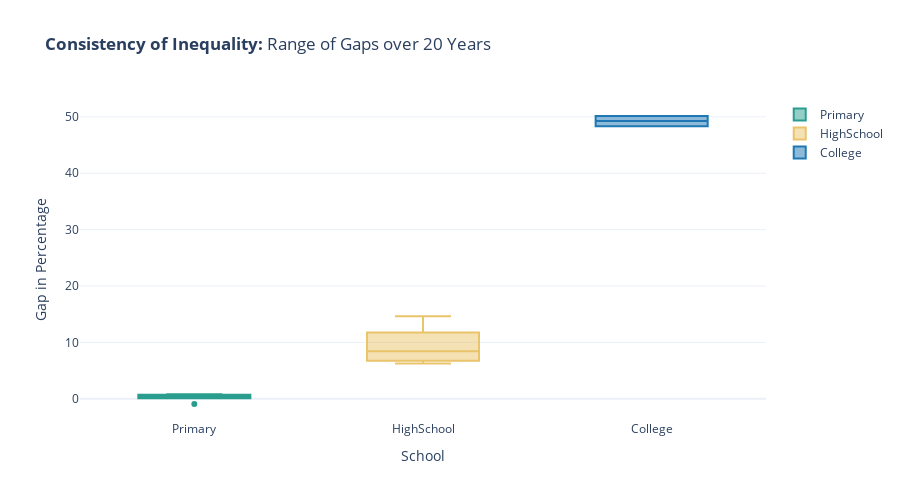

The cell this chart's notebook holds for it:
### Code cell
fig12 = go.Figure()
for col, colr in [('Primary_Gap', colors['primary']), ('HighSchool_Gap', colors['highschool']), ('College_Gap', colors['college'])]:
    if col in final_df.columns:
        fig12.add_trace(go.Box(y=final_df[col], name=col.replace('_Gap',''), marker_color=colr))

fig12.update_layout(title="<b>Consistency of Inequality:</b> Range of Gaps over 20 Years",
                    xaxis_title="School" , yaxis_title="Gap in Percentage", template="plotly_white", height=500)
fig12.show()

### Figure 1 — Plotly figure (JSON) as saved in the notebook; plotly's stock layout.template omitted (floating-point values rounded to 4 significant figures)
{"data": [{"marker": {"color": "#2A9D8F"}, "name": "Primary", "type": "box", "y": [0.6067, 0.8267, 0.7081, 0.1157, -0.9131, 0.1616]}, {"marker": {"color": "#E9C46A"}, "name": "HighSchool", "type": "box", "y": [11.77, 9.993, 14.66, 6.737, 6.911, 6.289]}, {"marker": {"color": "#1f77b4"}, "name": "College", "type": "box", "y": [48.35, 50.16, null, null, null, null]}], "layout": {"height": 500, "title": {"text": "<b>Consistency of Inequality:</b> Range of Gaps over 20 Years"}, "xaxis": {"title": {"text": "School"}}, "yaxis": {"title": {"text": "Gap in Percentage"}}}}
